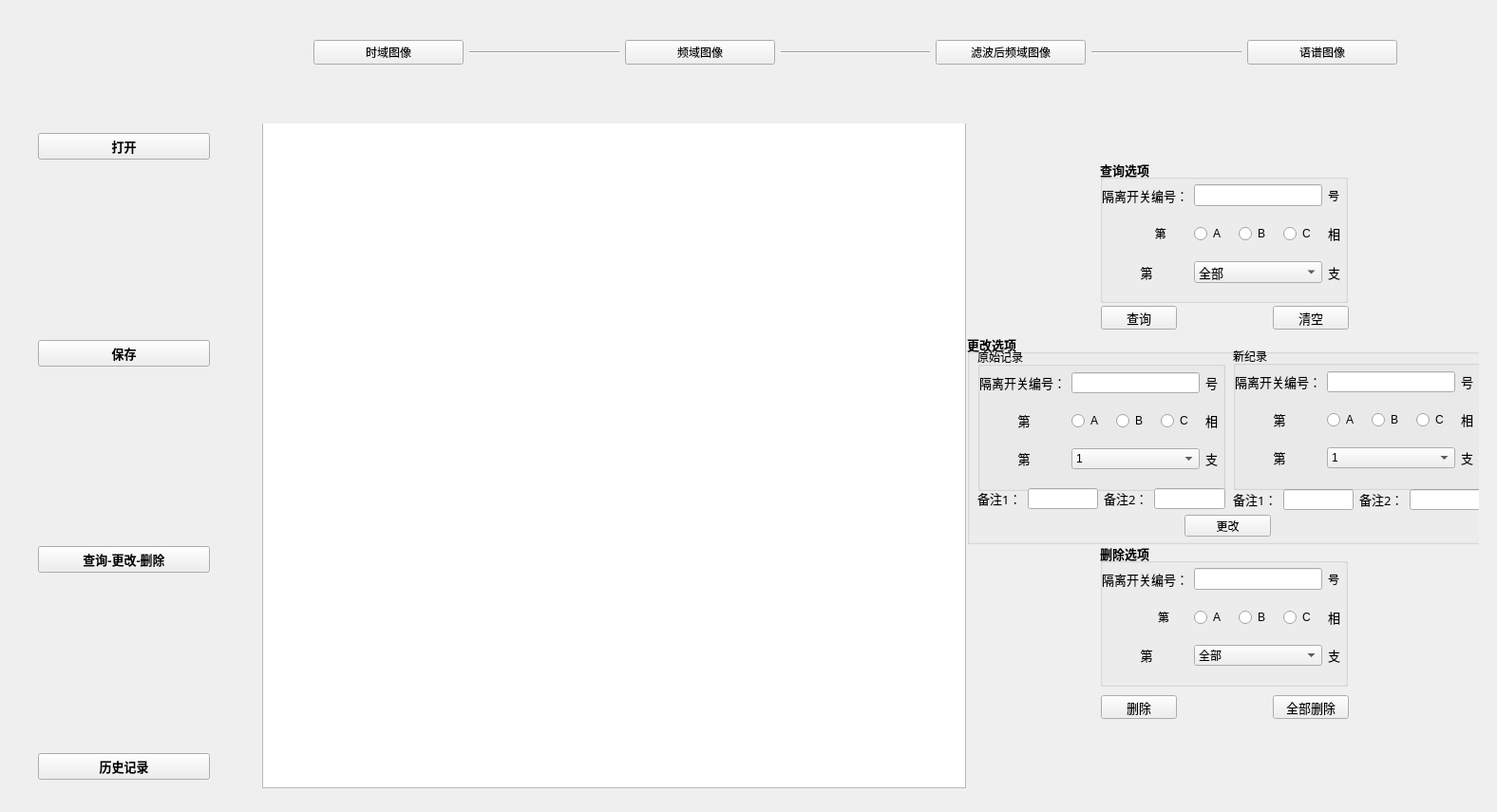
<?xml version="1.0" encoding="UTF-8"?>
<ui version="4.0">
 <class>Form</class>
 <widget class="QWidget" name="Form">
  <property name="geometry">
   <rect>
    <x>0</x>
    <y>0</y>
    <width>1576</width>
    <height>855</height>
   </rect>
  </property>
  <property name="windowTitle">
   <string>图像处理程序</string>
  </property>
  <property name="windowIcon">
   <iconset>
    <normaloff>xxx.jpg</normaloff>xxx.jpg</iconset>
  </property>
  <widget class="GraphicsLayoutWidget" name="pyqtgraph1" native="true">
   <property name="geometry">
    <rect>
     <x>276</x>
     <y>130</y>
     <width>1281</width>
     <height>701</height>
    </rect>
   </property>
   <property name="cursor">
    <cursorShape>CrossCursor</cursorShape>
   </property>
   <widget class="QTableWidget" name="tableWidget">
    <property name="geometry">
     <rect>
      <x>0</x>
      <y>-1</y>
      <width>741</width>
      <height>701</height>
     </rect>
    </property>
    <property name="cursor" stdset="0">
     <cursorShape>ArrowCursor</cursorShape>
    </property>
    <property name="textElideMode">
     <enum>Qt::ElideMiddle</enum>
    </property>
   </widget>
   <widget class="QGroupBox" name="groupBox2">
    <property name="geometry">
     <rect>
      <x>882</x>
      <y>38</y>
      <width>261</width>
      <height>151</height>
     </rect>
    </property>
    <property name="font">
     <font>
      <pointsize>10</pointsize>
      <weight>75</weight>
      <bold>true</bold>
     </font>
    </property>
    <property name="title">
     <string>查询选项</string>
    </property>
    <widget class="QWidget" name="layoutWidget_4">
     <property name="geometry">
      <rect>
       <x>2</x>
       <y>13</y>
       <width>251</width>
       <height>131</height>
      </rect>
     </property>
     <layout class="QGridLayout" name="gridLayout_2">
      <item row="0" column="0">
       <widget class="QLabel" name="label2_1">
        <property name="font">
         <font>
          <family>Agency FB</family>
          <pointsize>10</pointsize>
          <weight>50</weight>
          <bold>false</bold>
         </font>
        </property>
        <property name="text">
         <string>隔离开关编号：</string>
        </property>
       </widget>
      </item>
      <item row="0" column="1">
       <widget class="QLineEdit" name="line2_1"/>
      </item>
      <item row="0" column="2">
       <widget class="QLabel" name="label2_4">
        <property name="font">
         <font>
          <family>Agency FB</family>
          <pointsize>9</pointsize>
          <weight>50</weight>
          <bold>false</bold>
         </font>
        </property>
        <property name="text">
         <string>号</string>
        </property>
       </widget>
      </item>
      <item row="1" column="0">
       <widget class="QLabel" name="label2_2">
        <property name="font">
         <font>
          <family>Agency FB</family>
          <pointsize>9</pointsize>
          <weight>50</weight>
          <bold>false</bold>
         </font>
        </property>
        <property name="text">
         <string>                  第</string>
        </property>
       </widget>
      </item>
      <item row="1" column="1">
       <layout class="QHBoxLayout" name="horizontalLayout_6">
        <item>
         <widget class="QRadioButton" name="rb2_1">
          <property name="font">
           <font>
            <pointsize>9</pointsize>
            <weight>50</weight>
            <bold>false</bold>
           </font>
          </property>
          <property name="text">
           <string>A</string>
          </property>
         </widget>
        </item>
        <item>
         <widget class="QRadioButton" name="rb2_2">
          <property name="font">
           <font>
            <pointsize>9</pointsize>
            <weight>50</weight>
            <bold>false</bold>
           </font>
          </property>
          <property name="text">
           <string>B</string>
          </property>
         </widget>
        </item>
        <item>
         <widget class="QRadioButton" name="rb2_3">
          <property name="font">
           <font>
            <pointsize>9</pointsize>
            <weight>50</weight>
            <bold>false</bold>
           </font>
          </property>
          <property name="text">
           <string>C</string>
          </property>
         </widget>
        </item>
       </layout>
      </item>
      <item row="1" column="2">
       <widget class="QLabel" name="label2_5">
        <property name="font">
         <font>
          <family>Agency FB</family>
          <pointsize>10</pointsize>
          <weight>50</weight>
          <bold>false</bold>
         </font>
        </property>
        <property name="text">
         <string>相</string>
        </property>
       </widget>
      </item>
      <item row="2" column="0">
       <widget class="QLabel" name="label2_3">
        <property name="font">
         <font>
          <family>Agency FB</family>
          <pointsize>10</pointsize>
          <weight>50</weight>
          <bold>false</bold>
         </font>
        </property>
        <property name="text">
         <string>            第</string>
        </property>
       </widget>
      </item>
      <item row="2" column="1">
       <widget class="QComboBox" name="combobox2_1">
        <property name="font">
         <font>
          <weight>50</weight>
          <bold>false</bold>
         </font>
        </property>
        <item>
         <property name="text">
          <string>全部</string>
         </property>
        </item>
        <item>
         <property name="text">
          <string>1</string>
         </property>
        </item>
        <item>
         <property name="text">
          <string>2</string>
         </property>
        </item>
        <item>
         <property name="text">
          <string>3</string>
         </property>
        </item>
       </widget>
      </item>
      <item row="2" column="2">
       <widget class="QLabel" name="label2_6">
        <property name="font">
         <font>
          <family>Agency FB</family>
          <pointsize>10</pointsize>
          <weight>50</weight>
          <bold>false</bold>
         </font>
        </property>
        <property name="text">
         <string>支</string>
        </property>
       </widget>
      </item>
     </layout>
    </widget>
   </widget>
   <widget class="QWidget" name="layoutWidget_2">
    <property name="geometry">
     <rect>
      <x>883</x>
      <y>192</y>
      <width>261</width>
      <height>25</height>
     </rect>
    </property>
    <layout class="QHBoxLayout" name="horizontalLayout_5">
     <item>
      <widget class="QPushButton" name="button2_1">
       <property name="font">
        <font>
         <family>宋体</family>
         <pointsize>10</pointsize>
        </font>
       </property>
       <property name="text">
        <string>查询</string>
       </property>
      </widget>
     </item>
     <item>
      <spacer name="horizontalSpacer_2">
       <property name="orientation">
        <enum>Qt::Horizontal</enum>
       </property>
       <property name="sizeHint" stdset="0">
        <size>
         <width>40</width>
         <height>20</height>
        </size>
       </property>
      </spacer>
     </item>
     <item>
      <widget class="QPushButton" name="button2_2">
       <property name="font">
        <font>
         <family>宋体</family>
         <pointsize>10</pointsize>
        </font>
       </property>
       <property name="text">
        <string>清空</string>
       </property>
      </widget>
     </item>
    </layout>
   </widget>
   <widget class="QGroupBox" name="groupBox3">
    <property name="geometry">
     <rect>
      <x>742</x>
      <y>222</y>
      <width>551</width>
      <height>221</height>
     </rect>
    </property>
    <property name="font">
     <font>
      <pointsize>10</pointsize>
      <weight>75</weight>
      <bold>true</bold>
     </font>
    </property>
    <property name="title">
     <string>更改选项</string>
    </property>
    <widget class="QGroupBox" name="groupBox3_1">
     <property name="geometry">
      <rect>
       <x>11</x>
       <y>14</y>
       <width>261</width>
       <height>151</height>
      </rect>
     </property>
     <property name="font">
      <font>
       <pointsize>9</pointsize>
       <weight>50</weight>
       <bold>false</bold>
      </font>
     </property>
     <property name="title">
      <string>原始记录</string>
     </property>
     <widget class="QWidget" name="layoutWidget_6">
      <property name="geometry">
       <rect>
        <x>2</x>
        <y>13</y>
        <width>251</width>
        <height>131</height>
       </rect>
      </property>
      <layout class="QGridLayout" name="gridLayout_3">
       <item row="0" column="0">
        <widget class="QLabel" name="label3_1_1">
         <property name="font">
          <font>
           <family>Agency FB</family>
           <pointsize>10</pointsize>
           <weight>50</weight>
           <bold>false</bold>
          </font>
         </property>
         <property name="text">
          <string>隔离开关编号：</string>
         </property>
        </widget>
       </item>
       <item row="0" column="1">
        <widget class="QLineEdit" name="line3_1_1"/>
       </item>
       <item row="0" column="2">
        <widget class="QLabel" name="label3_1_4">
         <property name="font">
          <font>
           <family>Agency FB</family>
           <pointsize>10</pointsize>
          </font>
         </property>
         <property name="text">
          <string>号</string>
         </property>
        </widget>
       </item>
       <item row="1" column="0">
        <widget class="QLabel" name="label3_1_2">
         <property name="font">
          <font>
           <family>Agency FB</family>
           <pointsize>10</pointsize>
          </font>
         </property>
         <property name="text">
          <string>            第</string>
         </property>
        </widget>
       </item>
       <item row="1" column="1">
        <layout class="QHBoxLayout" name="horizontalLayout_8">
         <item>
          <widget class="QRadioButton" name="rb3_1_1">
           <property name="text">
            <string>A</string>
           </property>
          </widget>
         </item>
         <item>
          <widget class="QRadioButton" name="rb3_1_2">
           <property name="text">
            <string>B</string>
           </property>
          </widget>
         </item>
         <item>
          <widget class="QRadioButton" name="rb3_1_3">
           <property name="text">
            <string>C</string>
           </property>
          </widget>
         </item>
        </layout>
       </item>
       <item row="1" column="2">
        <widget class="QLabel" name="label3_1_5">
         <property name="font">
          <font>
           <family>Agency FB</family>
           <pointsize>10</pointsize>
           <weight>50</weight>
           <bold>false</bold>
          </font>
         </property>
         <property name="text">
          <string>相</string>
         </property>
        </widget>
       </item>
       <item row="2" column="0">
        <widget class="QLabel" name="label3_1_3">
         <property name="font">
          <font>
           <family>Agency FB</family>
           <pointsize>10</pointsize>
           <weight>50</weight>
           <bold>false</bold>
          </font>
         </property>
         <property name="text">
          <string>            第</string>
         </property>
        </widget>
       </item>
       <item row="2" column="1">
        <widget class="QComboBox" name="combobox3_1_1">
         <item>
          <property name="text">
           <string>1</string>
          </property>
         </item>
         <item>
          <property name="text">
           <string>2</string>
          </property>
         </item>
         <item>
          <property name="text">
           <string>3</string>
          </property>
         </item>
        </widget>
       </item>
       <item row="2" column="2">
        <widget class="QLabel" name="label3_1_6">
         <property name="font">
          <font>
           <family>Agency FB</family>
           <pointsize>10</pointsize>
           <weight>50</weight>
           <bold>false</bold>
          </font>
         </property>
         <property name="text">
          <string>支</string>
         </property>
        </widget>
       </item>
      </layout>
     </widget>
    </widget>
    <widget class="QWidget" name="layoutWidget_3">
     <property name="geometry">
      <rect>
       <x>11</x>
       <y>162</y>
       <width>261</width>
       <height>22</height>
      </rect>
     </property>
     <layout class="QHBoxLayout" name="horizontalLayout_4">
      <item>
       <widget class="QLabel" name="label3_1_7">
        <property name="font">
         <font>
          <family>宋体</family>
          <pointsize>10</pointsize>
          <weight>50</weight>
          <bold>false</bold>
         </font>
        </property>
        <property name="text">
         <string>备注1：</string>
        </property>
       </widget>
      </item>
      <item>
       <widget class="QLineEdit" name="line3_1_2">
        <property name="font">
         <font>
          <family>宋体</family>
          <pointsize>10</pointsize>
         </font>
        </property>
       </widget>
      </item>
      <item>
       <widget class="QLabel" name="label3_1_8">
        <property name="font">
         <font>
          <family>宋体</family>
          <pointsize>10</pointsize>
          <weight>50</weight>
          <bold>false</bold>
         </font>
        </property>
        <property name="text">
         <string>备注2：</string>
        </property>
       </widget>
      </item>
      <item>
       <widget class="QLineEdit" name="line3_1_3">
        <property name="font">
         <font>
          <family>宋体</family>
          <pointsize>10</pointsize>
         </font>
        </property>
       </widget>
      </item>
     </layout>
    </widget>
    <widget class="QWidget" name="layoutWidget_7">
     <property name="geometry">
      <rect>
       <x>280</x>
       <y>163</y>
       <width>261</width>
       <height>22</height>
      </rect>
     </property>
     <layout class="QHBoxLayout" name="horizontalLayout_9">
      <item>
       <widget class="QLabel" name="label3_2_7">
        <property name="font">
         <font>
          <family>宋体</family>
          <pointsize>10</pointsize>
          <weight>50</weight>
          <bold>false</bold>
         </font>
        </property>
        <property name="text">
         <string>备注1：</string>
        </property>
       </widget>
      </item>
      <item>
       <widget class="QLineEdit" name="line3_2_2">
        <property name="font">
         <font>
          <family>宋体</family>
          <pointsize>10</pointsize>
         </font>
        </property>
       </widget>
      </item>
      <item>
       <widget class="QLabel" name="label3_2_8">
        <property name="font">
         <font>
          <family>宋体</family>
          <pointsize>10</pointsize>
          <weight>50</weight>
          <bold>false</bold>
         </font>
        </property>
        <property name="text">
         <string>备注2：</string>
        </property>
       </widget>
      </item>
      <item>
       <widget class="QLineEdit" name="line3_3_3">
        <property name="font">
         <font>
          <family>宋体</family>
          <pointsize>10</pointsize>
         </font>
        </property>
       </widget>
      </item>
     </layout>
    </widget>
    <widget class="QLabel" name="label21">
     <property name="geometry">
      <rect>
       <x>93</x>
       <y>376</y>
       <width>54</width>
       <height>12</height>
      </rect>
     </property>
     <property name="text">
      <string/>
     </property>
    </widget>
    <widget class="QGroupBox" name="groupBox3_2">
     <property name="geometry">
      <rect>
       <x>280</x>
       <y>13</y>
       <width>261</width>
       <height>151</height>
      </rect>
     </property>
     <property name="font">
      <font>
       <pointsize>9</pointsize>
       <weight>50</weight>
       <bold>false</bold>
      </font>
     </property>
     <property name="title">
      <string>新纪录</string>
     </property>
     <widget class="QWidget" name="layoutWidget_9">
      <property name="geometry">
       <rect>
        <x>2</x>
        <y>13</y>
        <width>251</width>
        <height>131</height>
       </rect>
      </property>
      <layout class="QGridLayout" name="gridLayout_4">
       <item row="0" column="0">
        <widget class="QLabel" name="label3_2_1">
         <property name="font">
          <font>
           <family>Agency FB</family>
           <pointsize>10</pointsize>
           <weight>50</weight>
           <bold>false</bold>
          </font>
         </property>
         <property name="text">
          <string>隔离开关编号：</string>
         </property>
        </widget>
       </item>
       <item row="0" column="1">
        <widget class="QLineEdit" name="line3_2_1"/>
       </item>
       <item row="0" column="2">
        <widget class="QLabel" name="label3_2_4">
         <property name="font">
          <font>
           <family>Agency FB</family>
           <pointsize>10</pointsize>
          </font>
         </property>
         <property name="text">
          <string>号</string>
         </property>
        </widget>
       </item>
       <item row="1" column="0">
        <widget class="QLabel" name="label3_2_2">
         <property name="font">
          <font>
           <family>Agency FB</family>
           <pointsize>10</pointsize>
          </font>
         </property>
         <property name="text">
          <string>            第</string>
         </property>
        </widget>
       </item>
       <item row="1" column="1">
        <layout class="QHBoxLayout" name="horizontalLayout_11">
         <item>
          <widget class="QRadioButton" name="rb3_2_1">
           <property name="text">
            <string>A</string>
           </property>
          </widget>
         </item>
         <item>
          <widget class="QRadioButton" name="rb3_2_2">
           <property name="text">
            <string>B</string>
           </property>
          </widget>
         </item>
         <item>
          <widget class="QRadioButton" name="rb3_2_3">
           <property name="text">
            <string>C</string>
           </property>
          </widget>
         </item>
        </layout>
       </item>
       <item row="1" column="2">
        <widget class="QLabel" name="label3_2_5">
         <property name="font">
          <font>
           <family>Agency FB</family>
           <pointsize>10</pointsize>
           <weight>50</weight>
           <bold>false</bold>
          </font>
         </property>
         <property name="text">
          <string>相</string>
         </property>
        </widget>
       </item>
       <item row="2" column="0">
        <widget class="QLabel" name="label3_2_3">
         <property name="font">
          <font>
           <family>Agency FB</family>
           <pointsize>10</pointsize>
           <weight>50</weight>
           <bold>false</bold>
          </font>
         </property>
         <property name="text">
          <string>            第</string>
         </property>
        </widget>
       </item>
       <item row="2" column="1">
        <widget class="QComboBox" name="combobox3_2_1">
         <item>
          <property name="text">
           <string>1</string>
          </property>
         </item>
         <item>
          <property name="text">
           <string>2</string>
          </property>
         </item>
         <item>
          <property name="text">
           <string>3</string>
          </property>
         </item>
        </widget>
       </item>
       <item row="2" column="2">
        <widget class="QLabel" name="label3_2_6">
         <property name="font">
          <font>
           <family>Agency FB</family>
           <pointsize>10</pointsize>
           <weight>50</weight>
           <bold>false</bold>
          </font>
         </property>
         <property name="text">
          <string>支</string>
         </property>
        </widget>
       </item>
      </layout>
     </widget>
    </widget>
    <widget class="QPushButton" name="button3_1">
     <property name="geometry">
      <rect>
       <x>229</x>
       <y>190</y>
       <width>91</width>
       <height>23</height>
      </rect>
     </property>
     <property name="font">
      <font>
       <family>宋体</family>
       <pointsize>9</pointsize>
       <weight>50</weight>
       <bold>false</bold>
      </font>
     </property>
     <property name="text">
      <string>更改</string>
     </property>
    </widget>
   </widget>
   <widget class="QWidget" name="layoutWidget_10">
    <property name="geometry">
     <rect>
      <x>883</x>
      <y>602</y>
      <width>261</width>
      <height>25</height>
     </rect>
    </property>
    <layout class="QHBoxLayout" name="horizontalLayout_12">
     <item>
      <widget class="QPushButton" name="button4_1">
       <property name="font">
        <font>
         <family>宋体</family>
         <pointsize>10</pointsize>
        </font>
       </property>
       <property name="text">
        <string>删除</string>
       </property>
      </widget>
     </item>
     <item>
      <spacer name="horizontalSpacer_4">
       <property name="orientation">
        <enum>Qt::Horizontal</enum>
       </property>
       <property name="sizeHint" stdset="0">
        <size>
         <width>40</width>
         <height>20</height>
        </size>
       </property>
      </spacer>
     </item>
     <item>
      <widget class="QPushButton" name="button4_2">
       <property name="font">
        <font>
         <family>宋体</family>
         <pointsize>10</pointsize>
        </font>
       </property>
       <property name="text">
        <string>全部删除</string>
       </property>
      </widget>
     </item>
    </layout>
   </widget>
   <widget class="QGroupBox" name="groupBox4">
    <property name="geometry">
     <rect>
      <x>882</x>
      <y>442</y>
      <width>261</width>
      <height>151</height>
     </rect>
    </property>
    <property name="font">
     <font>
      <pointsize>10</pointsize>
      <weight>75</weight>
      <bold>true</bold>
     </font>
    </property>
    <property name="title">
     <string>删除选项</string>
    </property>
    <widget class="QWidget" name="layoutWidget_8">
     <property name="geometry">
      <rect>
       <x>2</x>
       <y>13</y>
       <width>251</width>
       <height>131</height>
      </rect>
     </property>
     <layout class="QGridLayout" name="gridLayout_5">
      <item row="0" column="0">
       <widget class="QLabel" name="label4_1">
        <property name="font">
         <font>
          <family>Agency FB</family>
          <pointsize>10</pointsize>
          <weight>50</weight>
          <bold>false</bold>
         </font>
        </property>
        <property name="text">
         <string>隔离开关编号：</string>
        </property>
       </widget>
      </item>
      <item row="0" column="1">
       <widget class="QLineEdit" name="line4_1"/>
      </item>
      <item row="0" column="2">
       <widget class="QLabel" name="label4_4">
        <property name="font">
         <font>
          <family>Agency FB</family>
          <pointsize>9</pointsize>
          <weight>50</weight>
          <bold>false</bold>
         </font>
        </property>
        <property name="text">
         <string>号</string>
        </property>
       </widget>
      </item>
      <item row="1" column="0">
       <widget class="QLabel" name="label4_2">
        <property name="font">
         <font>
          <family>Agency FB</family>
          <pointsize>9</pointsize>
          <weight>50</weight>
          <bold>false</bold>
         </font>
        </property>
        <property name="text">
         <string>                   第</string>
        </property>
       </widget>
      </item>
      <item row="1" column="1">
       <layout class="QHBoxLayout" name="horizontalLayout_10">
        <item>
         <widget class="QRadioButton" name="rb4_1">
          <property name="font">
           <font>
            <pointsize>9</pointsize>
            <weight>50</weight>
            <bold>false</bold>
           </font>
          </property>
          <property name="text">
           <string>A</string>
          </property>
         </widget>
        </item>
        <item>
         <widget class="QRadioButton" name="rb4_2">
          <property name="font">
           <font>
            <pointsize>9</pointsize>
            <weight>50</weight>
            <bold>false</bold>
           </font>
          </property>
          <property name="text">
           <string>B</string>
          </property>
         </widget>
        </item>
        <item>
         <widget class="QRadioButton" name="rb4_3">
          <property name="font">
           <font>
            <pointsize>9</pointsize>
            <weight>50</weight>
            <bold>false</bold>
           </font>
          </property>
          <property name="text">
           <string>C</string>
          </property>
         </widget>
        </item>
       </layout>
      </item>
      <item row="1" column="2">
       <widget class="QLabel" name="label4_5">
        <property name="font">
         <font>
          <family>Agency FB</family>
          <pointsize>10</pointsize>
          <weight>50</weight>
          <bold>false</bold>
         </font>
        </property>
        <property name="text">
         <string>相</string>
        </property>
       </widget>
      </item>
      <item row="2" column="0">
       <widget class="QLabel" name="label4_3">
        <property name="font">
         <font>
          <family>Agency FB</family>
          <pointsize>10</pointsize>
          <weight>50</weight>
          <bold>false</bold>
         </font>
        </property>
        <property name="text">
         <string>            第</string>
        </property>
       </widget>
      </item>
      <item row="2" column="1">
       <widget class="QComboBox" name="combobox4_1">
        <property name="font">
         <font>
          <pointsize>9</pointsize>
          <weight>50</weight>
          <bold>false</bold>
         </font>
        </property>
        <item>
         <property name="text">
          <string>全部</string>
         </property>
        </item>
        <item>
         <property name="text">
          <string>1</string>
         </property>
        </item>
        <item>
         <property name="text">
          <string>2</string>
         </property>
        </item>
        <item>
         <property name="text">
          <string>3</string>
         </property>
        </item>
       </widget>
      </item>
      <item row="2" column="2">
       <widget class="QLabel" name="label4_6">
        <property name="font">
         <font>
          <family>Agency FB</family>
          <pointsize>10</pointsize>
          <weight>50</weight>
          <bold>false</bold>
         </font>
        </property>
        <property name="text">
         <string>支</string>
        </property>
       </widget>
      </item>
     </layout>
    </widget>
   </widget>
  </widget>
  <widget class="QWidget" name="verticalLayoutWidget">
   <property name="geometry">
    <rect>
     <x>40</x>
     <y>140</y>
     <width>181</width>
     <height>681</height>
    </rect>
   </property>
   <layout class="QVBoxLayout" name="verticalLayout">
    <item>
     <widget class="QPushButton" name="button1">
      <property name="sizePolicy">
       <sizepolicy hsizetype="Minimum" vsizetype="Minimum">
        <horstretch>0</horstretch>
        <verstretch>0</verstretch>
       </sizepolicy>
      </property>
      <property name="minimumSize">
       <size>
        <width>0</width>
        <height>0</height>
       </size>
      </property>
      <property name="font">
       <font>
        <family>Agency FB</family>
        <pointsize>10</pointsize>
        <weight>75</weight>
        <bold>true</bold>
       </font>
      </property>
      <property name="text">
       <string>打开</string>
      </property>
     </widget>
    </item>
    <item>
     <spacer name="verticalSpacer_2">
      <property name="orientation">
       <enum>Qt::Vertical</enum>
      </property>
      <property name="sizeHint" stdset="0">
       <size>
        <width>20</width>
        <height>40</height>
       </size>
      </property>
     </spacer>
    </item>
    <item>
     <widget class="QPushButton" name="button7">
      <property name="sizePolicy">
       <sizepolicy hsizetype="Minimum" vsizetype="Minimum">
        <horstretch>0</horstretch>
        <verstretch>0</verstretch>
       </sizepolicy>
      </property>
      <property name="minimumSize">
       <size>
        <width>0</width>
        <height>0</height>
       </size>
      </property>
      <property name="font">
       <font>
        <family>Agency FB</family>
        <pointsize>10</pointsize>
        <weight>75</weight>
        <bold>true</bold>
       </font>
      </property>
      <property name="text">
       <string>保存</string>
      </property>
     </widget>
    </item>
    <item>
     <spacer name="verticalSpacer_3">
      <property name="orientation">
       <enum>Qt::Vertical</enum>
      </property>
      <property name="sizeHint" stdset="0">
       <size>
        <width>20</width>
        <height>40</height>
       </size>
      </property>
     </spacer>
    </item>
    <item>
     <widget class="QPushButton" name="button8">
      <property name="sizePolicy">
       <sizepolicy hsizetype="Minimum" vsizetype="Minimum">
        <horstretch>0</horstretch>
        <verstretch>0</verstretch>
       </sizepolicy>
      </property>
      <property name="minimumSize">
       <size>
        <width>0</width>
        <height>0</height>
       </size>
      </property>
      <property name="font">
       <font>
        <family>Agency FB</family>
        <pointsize>10</pointsize>
        <weight>75</weight>
        <bold>true</bold>
       </font>
      </property>
      <property name="text">
       <string>查询-更改-删除</string>
      </property>
     </widget>
    </item>
    <item>
     <spacer name="verticalSpacer">
      <property name="orientation">
       <enum>Qt::Vertical</enum>
      </property>
      <property name="sizeHint" stdset="0">
       <size>
        <width>20</width>
        <height>40</height>
       </size>
      </property>
     </spacer>
    </item>
    <item>
     <widget class="QPushButton" name="button6">
      <property name="font">
       <font>
        <family>Agency FB</family>
        <pointsize>10</pointsize>
        <weight>75</weight>
        <bold>true</bold>
       </font>
      </property>
      <property name="text">
       <string>历史记录</string>
      </property>
     </widget>
    </item>
   </layout>
  </widget>
  <widget class="QLabel" name="label">
   <property name="geometry">
    <rect>
     <x>706</x>
     <y>100</y>
     <width>411</width>
     <height>20</height>
    </rect>
   </property>
   <property name="text">
    <string/>
   </property>
   <property name="alignment">
    <set>Qt::AlignLeading|Qt::AlignLeft|Qt::AlignVCenter</set>
   </property>
  </widget>
  <widget class="QWidget" name="layoutWidget">
   <property name="geometry">
    <rect>
     <x>330</x>
     <y>10</y>
     <width>1141</width>
     <height>91</height>
    </rect>
   </property>
   <layout class="QHBoxLayout" name="horizontalLayout">
    <item>
     <widget class="QPushButton" name="button2">
      <property name="text">
       <string>时域图像</string>
      </property>
     </widget>
    </item>
    <item>
     <widget class="Line" name="line">
      <property name="orientation">
       <enum>Qt::Horizontal</enum>
      </property>
     </widget>
    </item>
    <item>
     <widget class="QPushButton" name="button3">
      <property name="text">
       <string>频域图像</string>
      </property>
     </widget>
    </item>
    <item>
     <widget class="Line" name="line_2">
      <property name="orientation">
       <enum>Qt::Horizontal</enum>
      </property>
     </widget>
    </item>
    <item>
     <widget class="QPushButton" name="button4">
      <property name="text">
       <string>滤波后频域图像</string>
      </property>
     </widget>
    </item>
    <item>
     <widget class="Line" name="line_3">
      <property name="orientation">
       <enum>Qt::Horizontal</enum>
      </property>
     </widget>
    </item>
    <item>
     <widget class="QPushButton" name="button5">
      <property name="text">
       <string>语谱图像</string>
      </property>
     </widget>
    </item>
   </layout>
  </widget>
 </widget>
 <customwidgets>
  <customwidget>
   <class>GraphicsLayoutWidget</class>
   <extends>QWidget</extends>
   <header>pyqtgraph</header>
   <container>1</container>
  </customwidget>
 </customwidgets>
 <resources/>
 <connections>
  <connection>
   <sender>button1</sender>
   <signal>clicked()</signal>
   <receiver>Form</receiver>
   <slot>progress1()</slot>
   <hints>
    <hint type="sourcelabel">
     <x>141</x>
     <y>154</y>
    </hint>
    <hint type="destinationlabel">
     <x>95</x>
     <y>165</y>
    </hint>
   </hints>
  </connection>
  <connection>
   <sender>button3</sender>
   <signal>clicked()</signal>
   <receiver>Form</receiver>
   <slot>progress3()</slot>
   <hints>
    <hint type="sourcelabel">
     <x>815</x>
     <y>60</y>
    </hint>
    <hint type="destinationlabel">
     <x>127</x>
     <y>260</y>
    </hint>
   </hints>
  </connection>
  <connection>
   <sender>button4</sender>
   <signal>clicked()</signal>
   <receiver>Form</receiver>
   <slot>progress4()</slot>
   <hints>
    <hint type="sourcelabel">
     <x>1142</x>
     <y>58</y>
    </hint>
    <hint type="destinationlabel">
     <x>117</x>
     <y>372</y>
    </hint>
   </hints>
  </connection>
  <connection>
   <sender>button5</sender>
   <signal>clicked()</signal>
   <receiver>Form</receiver>
   <slot>progress5()</slot>
   <hints>
    <hint type="sourcelabel">
     <x>1469</x>
     <y>62</y>
    </hint>
    <hint type="destinationlabel">
     <x>111</x>
     <y>477</y>
    </hint>
   </hints>
  </connection>
  <connection>
   <sender>button2</sender>
   <signal>clicked()</signal>
   <receiver>Form</receiver>
   <slot>progress2()</slot>
   <hints>
    <hint type="sourcelabel">
     <x>385</x>
     <y>58</y>
    </hint>
    <hint type="destinationlabel">
     <x>135</x>
     <y>30</y>
    </hint>
   </hints>
  </connection>
  <connection>
   <sender>button6</sender>
   <signal>clicked()</signal>
   <receiver>Form</receiver>
   <slot>progress6()</slot>
   <hints>
    <hint type="sourcelabel">
     <x>114</x>
     <y>819</y>
    </hint>
    <hint type="destinationlabel">
     <x>165</x>
     <y>625</y>
    </hint>
   </hints>
  </connection>
  <connection>
   <sender>button7</sender>
   <signal>clicked()</signal>
   <receiver>Form</receiver>
   <slot>progress7()</slot>
   <hints>
    <hint type="sourcelabel">
     <x>168</x>
     <y>383</y>
    </hint>
    <hint type="destinationlabel">
     <x>181</x>
     <y>314</y>
    </hint>
   </hints>
  </connection>
  <connection>
   <sender>button8</sender>
   <signal>clicked()</signal>
   <receiver>Form</receiver>
   <slot>progress8()</slot>
   <hints>
    <hint type="sourcelabel">
     <x>95</x>
     <y>586</y>
    </hint>
    <hint type="destinationlabel">
     <x>248</x>
     <y>561</y>
    </hint>
   </hints>
  </connection>
  <connection>
   <sender>button2_1</sender>
   <signal>clicked()</signal>
   <receiver>Form</receiver>
   <slot>progress9()</slot>
   <hints>
    <hint type="sourcelabel">
     <x>1183</x>
     <y>337</y>
    </hint>
    <hint type="destinationlabel">
     <x>1256</x>
     <y>108</y>
    </hint>
   </hints>
  </connection>
  <connection>
   <sender>button2_2</sender>
   <signal>clicked()</signal>
   <receiver>Form</receiver>
   <slot>progress10()</slot>
   <hints>
    <hint type="sourcelabel">
     <x>1377</x>
     <y>330</y>
    </hint>
    <hint type="destinationlabel">
     <x>1443</x>
     <y>105</y>
    </hint>
   </hints>
  </connection>
  <connection>
   <sender>button3_1</sender>
   <signal>clicked()</signal>
   <receiver>Form</receiver>
   <slot>progress11()</slot>
   <hints>
    <hint type="sourcelabel">
     <x>1292</x>
     <y>555</y>
    </hint>
    <hint type="destinationlabel">
     <x>1348</x>
     <y>111</y>
    </hint>
   </hints>
  </connection>
  <connection>
   <sender>button4_1</sender>
   <signal>clicked()</signal>
   <receiver>Form</receiver>
   <slot>progress12()</slot>
   <hints>
    <hint type="sourcelabel">
     <x>1198</x>
     <y>745</y>
    </hint>
    <hint type="destinationlabel">
     <x>1399</x>
     <y>840</y>
    </hint>
   </hints>
  </connection>
  <connection>
   <sender>button4_2</sender>
   <signal>clicked()</signal>
   <receiver>Form</receiver>
   <slot>progress13()</slot>
   <hints>
    <hint type="sourcelabel">
     <x>1398</x>
     <y>742</y>
    </hint>
    <hint type="destinationlabel">
     <x>1546</x>
     <y>837</y>
    </hint>
   </hints>
  </connection>
 </connections>
 <slots>
  <slot>progress1()</slot>
  <slot>progress2()</slot>
  <slot>progress3()</slot>
  <slot>progress4()</slot>
  <slot>progress5()</slot>
  <slot>progress6()</slot>
  <slot>progress7()</slot>
  <slot>progress8()</slot>
  <slot>progress9()</slot>
  <slot>progress10()</slot>
  <slot>progress11()</slot>
  <slot>progress12()</slot>
  <slot>progress13()</slot>
  <slot>progress14()</slot>
 </slots>
</ui>
